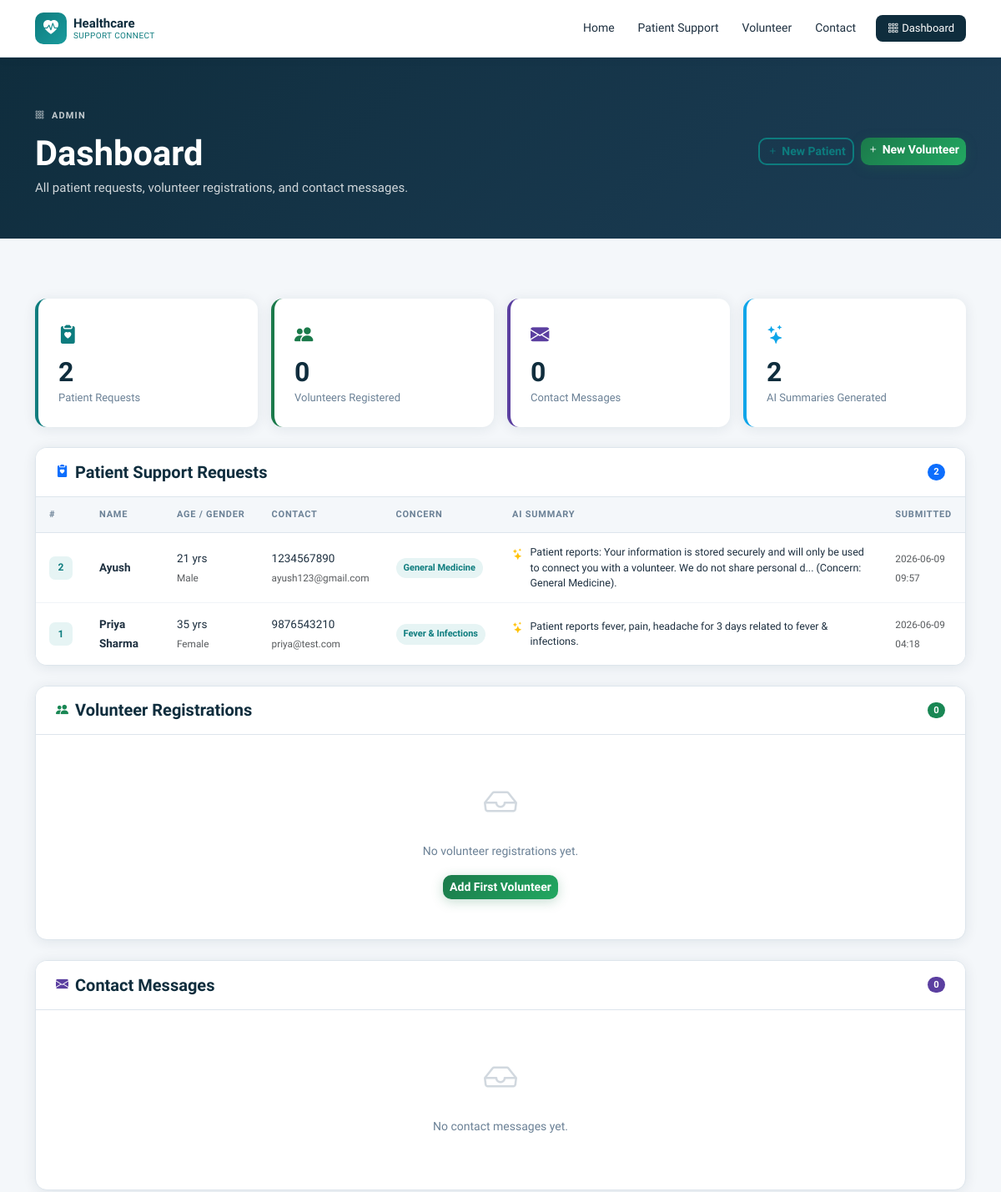
Page /dashboard (upper part) on the earlier database version.
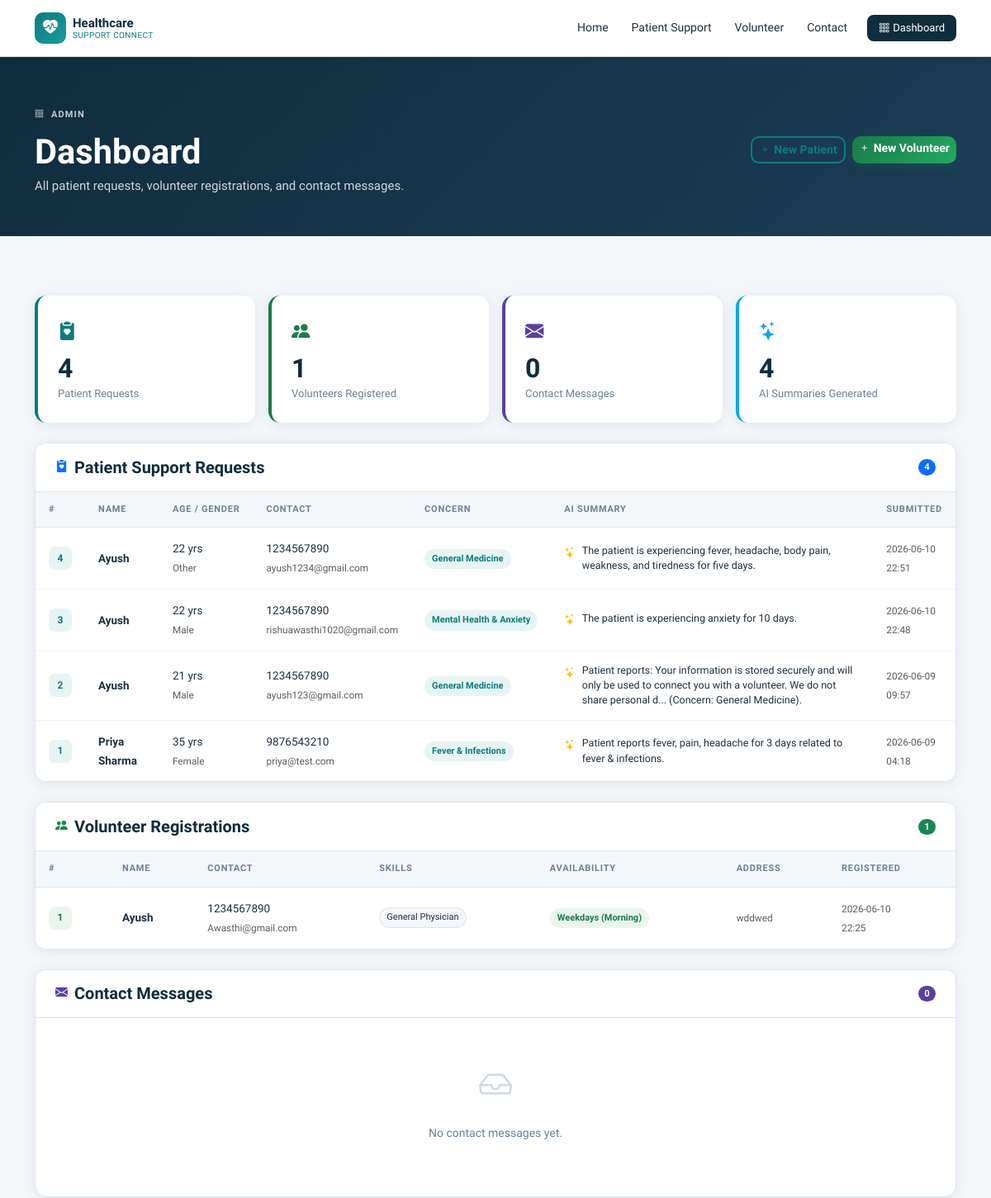
Same page on the later database version.
### tables this page shows
CREATE TABLE patient_requests (
                id          INTEGER PRIMARY KEY AUTOINCREMENT,
                full_name   TEXT    NOT NULL,
                age         INTEGER NOT NULL,
                gender      TEXT    NOT NULL,
                mobile      TEXT    NOT NULL,
                email       TEXT    NOT NULL,
                health_concern TEXT NOT NULL,
                message     TEXT    NOT NULL,
                ai_summary  TEXT,
                created_at  TEXT    NOT NULL
            );

CREATE TABLE volunteers (
                id           INTEGER PRIMARY KEY AUTOINCREMENT,
                full_name    TEXT NOT NULL,
                email        TEXT NOT NULL,
                mobile       TEXT NOT NULL,
                skills       TEXT NOT NULL,
                availability TEXT NOT NULL,
                address      TEXT NOT NULL,
                created_at   TEXT NOT NULL
            );

### app.py (the view)
@app.route("/dashboard")
def dashboard():
    db = get_db()
    patients   = db.execute(
        "SELECT * FROM patient_requests ORDER BY created_at DESC"
    ).fetchall()
    volunteers = db.execute(
        "SELECT * FROM volunteers ORDER BY created_at DESC"
    ).fetchall()
    contacts   = db.execute(
        "SELECT * FROM contact_messages ORDER BY created_at DESC"
    ).fetchall()
    return render_template(
        "dashboard.html",
        patients=patients,
        volunteers=volunteers,
        contacts=contacts,
    )

### app.py (called while the page is built)
def get_db():
    db = getattr(g, "_database", None)
    if db is None:
        db = g._database = sqlite3.connect(DATABASE)
        db.row_factory = sqlite3.Row  # enables dict-style column access
    return db

@app.teardown_appcontext
def close_connection(exception):
    db = getattr(g, "_database", None)
    if db is not None:
        db.close()

### templates/dashboard.html (shortened to what this page needs)
{% extends "base.html" %}
{% block content %}
<section class="page-header page-header--dark">
  <div class="container">
    <div class="d-flex align-items-center justify-content-between flex-wrap gap-3">
      <div>
        <div class="section-eyebrow"><i class="bi bi-grid-3x3-gap me-2"></i>Admin</div>
        <h1 class="page-title mb-1">Dashboard</h1>
        <p class="page-subtitle mb-0">All patient requests, volunteer registrations, and contact messages.</p>
      </div>
      <div class="d-flex gap-2">
        <a href="{{ url_for('patient_form') }}" class="btn btn-sm hsc-btn-outline">
          <i class="bi bi-plus me-1"></i>New Patient
        </a>
        <a href="{{ url_for('volunteer_form') }}" class="btn btn-sm hsc-btn-green">
          <i class="bi bi-plus me-1"></i>New Volunteer
        </a>
      </div>
    </div>
  </div>
</section>
<section class="hsc-section" style="background: var(--hsc-bg-light)">
  <div class="container">
    <div class="row g-3 mb-4">
      <div class="col-sm-6 col-lg-3">
        <div class="dash-stat-card dash-stat-card--blue">
          <div class="dsc-icon"><i class="bi bi-clipboard2-heart-fill"></i></div>
          <div class="dsc-value">{{ patients | length }}</div>
          <div class="dsc-label">Patient Requests</div>
        </div>
      </div>
      <div class="col-sm-6 col-lg-3">
        <div class="dash-stat-card dash-stat-card--green">
          <div class="dsc-icon"><i class="bi bi-people-fill"></i></div>
          <div class="dsc-value">{{ volunteers | length }}</div>
          <div class="dsc-label">Volunteers Registered</div>
        </div>
      </div>
      <div class="col-sm-6 col-lg-3">
        <div class="dash-stat-card dash-stat-card--purple">
          <div class="dsc-icon"><i class="bi bi-envelope-fill"></i></div>
          <div class="dsc-value">{{ contacts | length }}</div>
          <div class="dsc-label">Contact Messages</div>
        </div>
      </div>
      <div class="col-sm-6 col-lg-3">
        <div class="dash-stat-card dash-stat-card--teal">
          <div class="dsc-icon"><i class="bi bi-stars"></i></div>
          <div class="dsc-value">{{ patients | selectattr('ai_summary') | list | length }}</div>
          <div class="dsc-label">AI Summaries Generated</div>
        </div>
      </div>
    </div>
    <div class="dash-card mb-4">
      <div class="dash-card-header">
        <div class="d-flex align-items-center gap-2">
          <i class="bi bi-clipboard2-heart-fill text-primary"></i>
          <h5 class="mb-0">Patient Support Requests</h5>
        </div>
        <span class="badge bg-primary rounded-pill">{{ patients | length }}</span>
      </div>
      <div class="dash-card-body">
        {% if patients %}
        <div class="table-responsive">
          <table class="table hsc-table">
            <thead>
              <tr>
                <th>#</th>
                <th>Name</th>
                <th>Age / Gender</th>
                <th>Contact</th>
                <th>Concern</th>
                <th>AI Summary</th>
                <th>Submitted</th>
              </tr>
            </thead>
            <tbody>
              {% for p in patients %}
              <tr>
                <td><span class="row-id">{{ p['id'] }}</span></td>
                <td class="fw-600">{{ p['full_name'] }}</td>
                <td>
                  {{ p['age'] }} yrs<br>
                  <small class="text-muted">{{ p['gender'] }}</small>
                </td>
                <td>
                  <div>{{ p['mobile'] }}</div>
                  <small class="text-muted">{{ p['email'] }}</small>
                </td>
                <td>
                  <span class="concern-badge">{{ p['health_concern'] }}</span>
                </td>
                <td>
                  {% if p['ai_summary'] %}
                    <div class="ai-cell">
                      <i class="bi bi-stars text-warning me-1"></i>
                      <span class="ai-text">{{ p['ai_summary'] }}</span>
                    </div>
                  {% else %}
                    <span class="text-muted fst-italic">—</span>
                  {% endif %}
                </td>
                <td>
                  <small class="text-muted">{{ p['created_at'][:10] }}<br>{{ p['created_at'][11:16] }}</small>
                </td>
              </tr>
              {% endfor %}
            </tbody>
          </table>
        </div>
        {% else %}
        <div class="empty-state">
          <i class="bi bi-inbox"></i>
          <p>No patient requests yet.</p>
          <a href="{{ url_for('patient_form') }}" class="btn btn-sm hsc-btn-primary">Add First Patient</a>
        </div>
        {% endif %}
      </div>
    </div>
    <div class="dash-card mb-4">
      <div class="dash-card-header">
        <div class="d-flex align-items-center gap-2">
          <i class="bi bi-people-fill text-success"></i>
          <h5 class="mb-0">Volunteer Registrations</h5>
        </div>
        <span class="badge bg-success rounded-pill">{{ volunteers | length }}</span>
      </div>
      <div class="dash-card-body">
        {% if volunteers %}
        <div class="table-responsive">
          <table class="table hsc-table">
            <thead>
              <tr>
                <th>#</th>
                <th>Name</th>
                <th>Contact</th>
                <th>Skills</th>
                <th>Availability</th>
                <th>Address</th>
                <th>Registered</th>
              </tr>
            </thead>
            <tbody>
              {% for v in volunteers %}
              <tr>
                <td><span class="row-id row-id--green">{{ v['id'] }}</span></td>
                <td class="fw-600">{{ v['full_name'] }}</td>
                <td>
                  <div>{{ v['mobile'] }}</div>
                  <small class="text-muted">{{ v['email'] }}</small>
                </td>
                <td>
                  <div class="skills-cell">
                    {% for skill in v['skills'].split(',')[:3] %}
                      <span class="skill-tag">{{ skill.strip() }}</span>
                    {% endfor %}
                  </div>
                </td>
                <td>
                  <span class="avail-badge">{{ v['availability'] }}</span>
                </td>
                <td>
                  <small class="text-muted">{{ v['address'][:60] }}{% if v['address']|length > 60 %}…{% endif %}</small>
                </td>
                <td>
                  <small class="text-muted">{{ v['created_at'][:10] }}<br>{{ v['created_at'][11:16] }}</small>
                </td>
              </tr>
              {% endfor %}
            </tbody>
          </table>
        </div>
        {% else %}
        <div class="empty-state">
          <i class="bi bi-inbox"></i>
          <p>No volunteer registrations yet.</p>
          <a href="{{ url_for('volunteer_form') }}" class="btn btn-sm hsc-btn-green">Add First Volunteer</a>
        </div>
        {% endif %}
      </div>
    </div>
    <div class="dash-card">
      <div class="dash-card-header">
        <div class="d-flex align-items-center gap-2">
          <i class="bi bi-envelope-fill" style="color: var(--hsc-purple)"></i>
          <h5 class="mb-0">Contact Messages</h5>
        </div>
        <span class="badge rounded-pill" style="background:var(--hsc-purple)">{{ contacts | length }}</span>
      </div>
      <div class="dash-card-body">
        {% if contacts %}
        <div class="table-responsive">
          <table class="table hsc-table">
            <thead>
              <tr>
                <th>#</th>
                <th>Name</th>
                <th>Email</th>
                <th>Message</th>
                <th>Received</th>
              </tr>
            </thead>
            <tbody>
              {% for c in contacts %}
              <tr>
                <td><span class="row-id row-id--purple">{{ c['id'] }}</span></td>
                <td class="fw-600">{{ c['name'] }}</td>
                <td><small>{{ c['email'] }}</small></td>
                <td>
                  <span class="msg-preview">
                    {{ c['message'][:100] }}{% if c['message']|length > 100 %}…{% endif %}
                  </span>
                </td>
                <td>
                  <small class="text-muted">{{ c['created_at'][:10] }}<br>{{ c['created_at'][11:16] }}</small>
                </td>
              </tr>
              {% endfor %}
            </tbody>
          </table>
        </div>
        {% else %}
        <div class="empty-state">
          <i class="bi bi-inbox"></i>
          <p>No contact messages yet.</p>
        </div>
        {% endif %}
      </div>
    </div>
  </div>
</section>
{% endblock %}

### templates/base.html (shortened to what this page needs)
<!DOCTYPE html>
<html lang="en">
<head>
  <link href="https://cdn.jsdelivr.net/npm/bootstrap@5.3.2/dist/css/bootstrap.min.css" rel="stylesheet" />
  <link href="https://cdn.jsdelivr.net/npm/bootstrap-icons@1.11.3/font/bootstrap-icons.min.css" rel="stylesheet" />
  <link rel="stylesheet" href="{{ url_for('static', filename='style.css') }}" />
</head>
<body>
<nav class="navbar navbar-expand-lg navbar-light sticky-top hsc-navbar">
  <div class="container">
    <a class="navbar-brand d-flex align-items-center gap-2" href="{{ url_for('index') }}">
      <div class="brand-icon">
        <i class="bi bi-heart-pulse-fill"></i>
      </div>
      <div class="brand-text">
        <span class="brand-name">Healthcare</span>
        <span class="brand-sub">Support Connect</span>
      </div>
    </a>
    <div class="collapse navbar-collapse" id="navMenu">
      <ul class="navbar-nav ms-auto align-items-lg-center gap-lg-1">
        <li class="nav-item">
          <a class="nav-link {% if request.endpoint == 'index' %}active{% endif %}"
             href="{{ url_for('index') }}">Home</a>
        </li>
        <li class="nav-item">
          <a class="nav-link {% if request.endpoint == 'patient_form' %}active{% endif %}"
             href="{{ url_for('patient_form') }}">Patient Support</a>
        </li>
        <li class="nav-item">
          <a class="nav-link {% if request.endpoint == 'volunteer_form' %}active{% endif %}"
             href="{{ url_for('volunteer_form') }}">Volunteer</a>
        </li>
        <li class="nav-item">
          <a class="nav-link {% if request.endpoint == 'contact' %}active{% endif %}"
             href="{{ url_for('contact') }}">Contact</a>
        </li>
        <li class="nav-item ms-lg-2">
          <a class="btn btn-sm btn-dashboard" href="{{ url_for('dashboard') }}">
            <i class="bi bi-grid-3x3-gap me-1"></i>Dashboard
          </a>
        </li>
      </ul>
    </div>
  </div>
</nav>
<main>
  {% block content %}{% endblock %}
</main>
</body>
</html>

Differences in the rows shown:
added patient_requests: id "4", full_name "Ayush", age "22", gender "Other", mobile "1234567890", email "ayush1234@gmail.com", health_concern "General Medicine", ai_summary "The patient is experiencing fever, headache, body pain, weakness, and tiredness for five days.", created_at "2026-06-10", created_at "22:51"
added patient_requests: id "3", full_name "Ayush", age "22", gender "Male", mobile "1234567890", email "rishuawasthi1020@gmail.com", health_concern "Mental Health & Anxiety", ai_summary "The patient is experiencing anxiety for 10 days.", created_at "2026-06-10", created_at "22:48"
added volunteers: id "1", full_name "Ayush", mobile "1234567890", email "Awasthi@gmail.com", strip "General Physician", availability "Weekdays (Morning)", address "wddwed", created_at "2026-06-10", created_at "22:25"
Other differences:
{{ patients | length }}: "2" → "4"
{{ volunteers | length }}: "0" → "1"
{{ patients | selectattr('ai_summary') | list | length }}: "2" → "4"
text no longer shown: "No volunteer registrations yet. Add First Volunteer"
text now shown: "# NAME CONTACT SKILLS AVAILABILITY ADDRESS REGISTERED"
